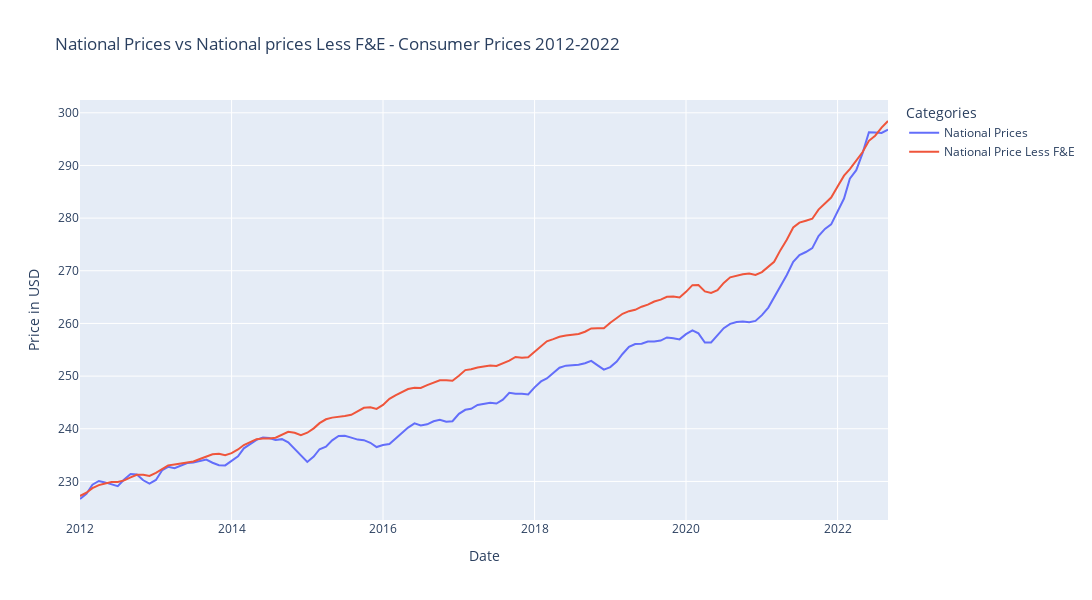

Notebook code for this chart:
### Code cell
px.line(national_df, 
        labels={'value': 'Price in USD', 'variable': 'Categories'}, 
        title="National Prices vs National prices Less F&E - Consumer Prices 2012-2022",
       width=1300, height=600)

### Figure 1 — Plotly figure (JSON) as saved in the notebook; plotly's stock layout.template omitted (floating-point values rounded to 4 significant figures; data arrays with more than 128 entries replaced by an {"elided": "..."} marker saying what was removed)
{"data": [{"hovertemplate": "Categories=National Prices<br>Date=%{x}<br>Price in USD=%{y}<extra></extra>", "legendgroup": "National Prices", "line": {"color": "#636efa", "dash": "solid"}, "marker": {"symbol": "circle"}, "mode": "lines", "name": "National Prices", "orientation": "v", "showlegend": true, "type": "scatter", "x": {"elided": "129 str values"}, "xaxis": "x", "y": {"elided": "129 float values"}, "yaxis": "y"}, {"hovertemplate": "Categories=National Price Less F&E<br>Date=%{x}<br>Price in USD=%{y}<extra></extra>", "legendgroup": "National Price Less F&E", "line": {"color": "#EF553B", "dash": "solid"}, "marker": {"symbol": "circle"}, "mode": "lines", "name": "National Price Less F&E", "orientation": "v", "showlegend": true, "type": "scatter", "x": {"elided": "129 str values"}, "xaxis": "x", "y": {"elided": "129 float values"}, "yaxis": "y"}], "layout": {"height": 600, "legend": {"title": {"text": "Categories"}, "tracegroupgap": 0}, "title": {"text": "National Prices vs National prices Less F&E - Consumer Prices 2012-2022"}, "width": 1300, "xaxis": {"anchor": "y", "autorange": true, "domain": [0, 1], "range": ["2012-01-01", "2022-09-01"], "title": {"text": "Date"}, "type": "date"}, "yaxis": {"anchor": "x", "autorange": true, "domain": [0, 1], "range": [222.7, 302.4], "title": {"text": "Price in USD"}, "type": "linear"}}}
